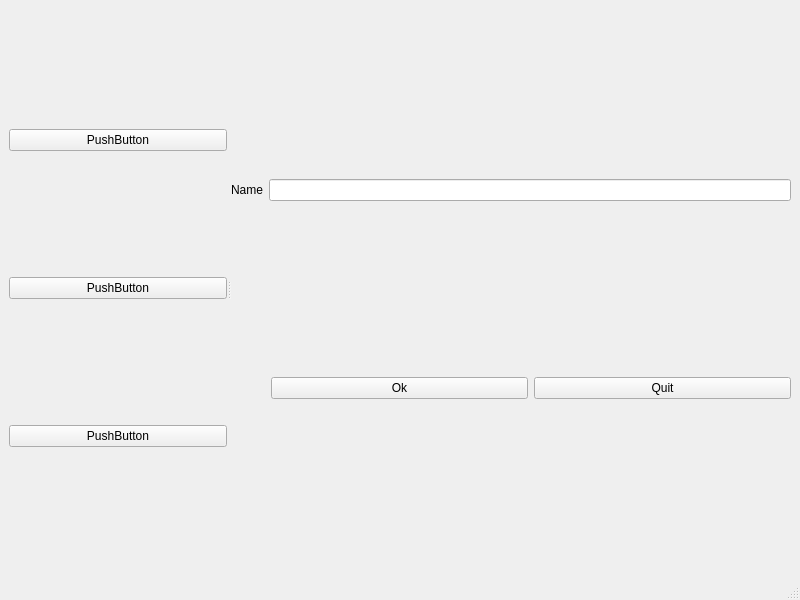
<?xml version="1.0" encoding="UTF-8"?>
<ui version="4.0">
 <class>MainWindow</class>
 <widget class="QMainWindow" name="MainWindow">
  <property name="geometry">
   <rect>
    <x>0</x>
    <y>0</y>
    <width>800</width>
    <height>600</height>
   </rect>
  </property>
  <property name="windowTitle">
   <string>MainWindow</string>
  </property>
  <widget class="QWidget" name="centralwidget">
   <layout class="QVBoxLayout" name="verticalLayout_3">
    <item>
     <widget class="QSplitter" name="splitter">
      <property name="orientation">
       <enum>Qt::Horizontal</enum>
      </property>
      <widget class="QWidget" name="">
       <layout class="QVBoxLayout" name="verticalLayout_2">
        <item>
         <widget class="QPushButton" name="pushButton_3">
          <property name="text">
           <string>PushButton</string>
          </property>
         </widget>
        </item>
        <item>
         <widget class="QPushButton" name="pushButton_4">
          <property name="text">
           <string>PushButton</string>
          </property>
         </widget>
        </item>
        <item>
         <widget class="QPushButton" name="pushButton_5">
          <property name="text">
           <string>PushButton</string>
          </property>
         </widget>
        </item>
       </layout>
      </widget>
      <widget class="QWidget" name="">
       <layout class="QVBoxLayout" name="verticalLayout">
        <item>
         <layout class="QHBoxLayout" name="horizontalLayout">
          <item>
           <widget class="QLabel" name="label">
            <property name="text">
             <string>Name</string>
            </property>
            <property name="buddy">
             <cstring>lineEdit</cstring>
            </property>
           </widget>
          </item>
          <item>
           <widget class="QLineEdit" name="lineEdit"/>
          </item>
         </layout>
        </item>
        <item>
         <layout class="QHBoxLayout" name="horizontalLayout_2">
          <item>
           <spacer name="horizontalSpacer">
            <property name="orientation">
             <enum>Qt::Horizontal</enum>
            </property>
            <property name="sizeType">
             <enum>QSizePolicy::Preferred</enum>
            </property>
            <property name="sizeHint" stdset="0">
             <size>
              <width>40</width>
              <height>20</height>
             </size>
            </property>
           </spacer>
          </item>
          <item>
           <widget class="QPushButton" name="pushButton">
            <property name="text">
             <string>Ok</string>
            </property>
           </widget>
          </item>
          <item>
           <widget class="QPushButton" name="pushButton_2">
            <property name="text">
             <string>Quit</string>
            </property>
           </widget>
          </item>
         </layout>
        </item>
       </layout>
      </widget>
     </widget>
    </item>
   </layout>
  </widget>
  <widget class="QMenuBar" name="menubar">
   <property name="geometry">
    <rect>
     <x>0</x>
     <y>0</y>
     <width>800</width>
     <height>22</height>
    </rect>
   </property>
  </widget>
  <widget class="QStatusBar" name="statusbar"/>
 </widget>
 <resources/>
 <connections/>
</ui>
